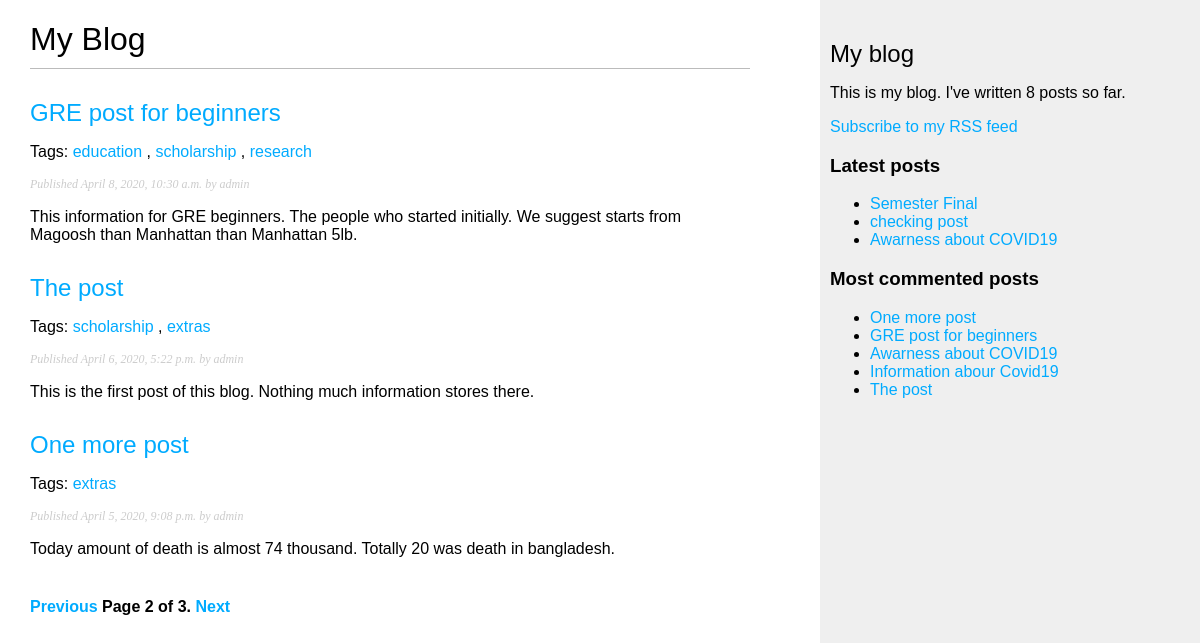
Screenshot of /blog/?page=2 with the database file from the repository.
### blog/models.py (models this page shows, shortened)
class Post(models.Model):
    STATUS_CHOICES = (
        ('draft', 'Draft'),
        ('published', 'Published'),
    )
    title = models.CharField(max_length=250)
    slug = models.SlugField(max_length=250,
                            unique_for_date='publish')
    author = models.ForeignKey(User,
                               on_delete=models.CASCADE,
                               related_name='blog_posts')
    body = models.TextField()
    publish = models.DateTimeField(default=timezone.now)
    created = models.DateTimeField(auto_now_add=True)
    updated = models.DateTimeField(auto_now=True)
    status = models.CharField(max_length=10,
                              choices=STATUS_CHOICES,
                              default='draft')
    objects = models.Manager()  # The default manager.
    published = PublishedManager()  # Our custom manager.
    tags = TaggableManager()
    class Meta:
        ordering = ('-publish',)
    def get_absolute_url(self):
        return reverse('blog:post_detail',
                       args=[self.publish.year,
                             self.publish.month,
                             self.publish.day,
                             self.slug])

### blog/views.py (the view)
# urls.py: path('', views.post_list, name='post_list'), # this one is using for function based views
def post_list(request, tag_slug=None):
    object_list = Post.published.all() # take all posts
    tag = None
    if tag_slug:
        tag = get_object_or_404(Tag, slug=tag_slug) # we get the tag object with the given slug using the get_obj_or_404 shortcut
        object_list = object_list.filter(tags__in=[tag]) # for filtering the list of posts by ones
    paginator = Paginator(object_list, 3)  # 3 posts in each page
    page = request.GET.get('page')
    try:
        posts = paginator.page(page)
    except PageNotAnInteger:
        posts = paginator.page(1)
    except EmptyPage:
        posts = paginator.page(paginator.num_pages)
    return render(request,
                  'blog/post/list.html',
                  {'page': page,
                   'posts': posts,
                   'tag': tag})

### blog/models.py (called while the page is built)
    def get_queryset(self):
        return super(PublishedManager, self).get_queryset().filter(status='published')

### blog/templatetags/blog_tags.py (called while the page is built)
@register.simple_tag
def total_posts():
    return Post.published.count()

@register.inclusion_tag('blog/post/latest_posts.html')
def show_latest_posts(count=5):
    latest_posts = Post.published.order_by('-publish')[:count]
    return {'latest_posts': latest_posts}

@register.simple_tag
def get_most_commented_posts(count=5):
    return Post.published.annotate(
        total_comments = Count('comments')
    ).order_by('-total_comments')[:count]

@register.filter(name='markdown')
def markdown_format(text):
    return mark_safe(markdown.markdown(text))

### blog/templates/blog/post/list.html (shortened to what this page needs)
{% extends "blog/base.html" %}
{% load blog_tags %}
{% block content %}
  <h1>My Blog</h1>
  {% for post in posts %}
    <h2>
      <a href="{{ post.get_absolute_url }}">
        {{ post.title }}
      </a>
    </h2>
  <p class="tags">
    Tags:
    {% for tag in post.tags.all %}
     <a href="{% url "blog:post_list_by_tag" tag.slug %}">
      {{ tag.name }}
     </a>
    {% if not forloop.last %}, {% endif %}
    {% endfor %}
  </p>
    <p class="date">
      Published {{ post.publish }} by {{ post.author }}
    </p>
    {{ post.body|markdown|truncatewords_html:30 }}
  {% endfor %}
  {% include "pagination.html" with page=posts %}
{% endblock %}

### blog/templates/blog/base.html (shortened to what this page needs)
{% load blog_tags %}
{% load static %}
<html lang="en">
<head>
    <link href="{% static "css/blog.css" %}" rel="stylesheet">
</head>
<body>
  <div id ="content">
      {% block content %}
      {% endblock %}
  </div>
   <div id ="sidebar">
       <h2>My blog</h2>
       <p>This is my blog. I've written {% total_posts %} posts so far.</p>
       <p> <a href="{% url "blog:post_feed" %}">Subscribe to my RSS feed</a> </p>
       <h3>Latest posts</h3>
       {% show_latest_posts 3 %}
    {% get_most_commented_posts as most_commented_posts %}
       <h3>Most commented posts</h3>
       {% get_most_commented_posts as most_commented_posts %}
       <ul>
           {% for post in most_commented_posts %}
             <li>
                 <a href="{{ post.get_absolute_url }}">{{ post.title }} </a>
             </li>
           {% endfor %}
       </ul>
   </div>
</body>
</html>

### blog/templates/blog/post/latest_posts.html
<ul>
    {% for post in latest_posts %}
    <li>
        <a href="{{ post.get_absolute_url }}">{{ post.title }}</a>
    </li>
    {% endfor %}
</ul>

### blog/static/css/blog.css (style rules this page uses)
body { margin:0; padding:0; font-family:helvetica, sans-serif; }
a { color:#00abff; text-decoration:none; }
h1 { font-weight:normal; border-bottom:1px solid #bbb; padding:0 0 10px 0; }
h2 { font-weight:normal; margin:30px 0 0; }
#content { float:left; width:60%; padding:0 0 0 30px; }
#sidebar { float:right; width:30%; padding:10px; background:#efefef; height:100%; }
p.date { color:#ccc; font-family: georgia, serif; font-size: 12px; font-style: italic; }

### rows the page displays
Post: title "GRE post for beginners", publish "April 8, 2020, 10:30 a.m.", author "admin", body "This information for GRE beginners. The people who started initially. We suggest starts from Magoosh than Manhattan than Manhattan 5lb."
Tag: name "education"
Tag: name "scholarship"
Tag: name "research"
Post: title "The post", publish "April 6, 2020, 5:22 p.m.", author "admin", body "This is the first post of this blog. Nothing much information stores there."
Tag: name "extras"
Post: title "One more post", publish "April 5, 2020, 9:08 p.m.", author "admin", body "Today amount of death is almost 74 thousand. Totally 20 was death in bangladesh."
Post: title "Semester Final"
Post: title "checking post"
Post: title "Awarness about COVID19"
Post: title "Information abour Covid19"

### other values shown
{{ page.number }} "2"
{{ page.paginator.num_pages }} "3"
